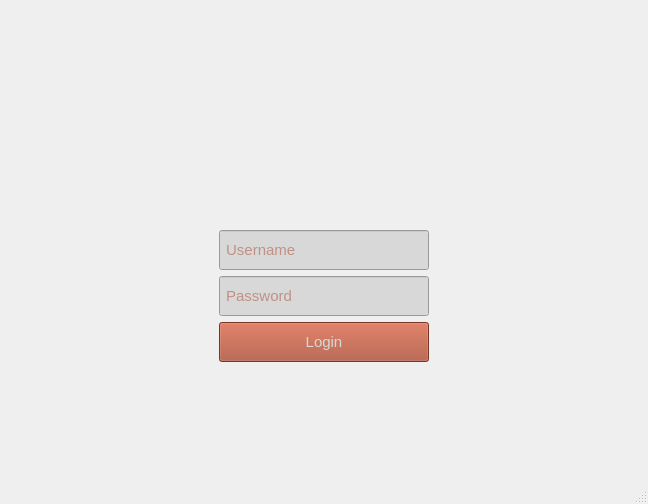
<?xml version="1.0" encoding="UTF-8"?>
<ui version="4.0">
 <class>MainWindow</class>
 <widget class="QMainWindow" name="MainWindow">
  <property name="geometry">
   <rect>
    <x>0</x>
    <y>0</y>
    <width>648</width>
    <height>504</height>
   </rect>
  </property>
  <property name="windowTitle">
   <string>Login</string>
  </property>
  <widget class="QWidget" name="centralwidget">
   <layout class="QVBoxLayout" name="verticalLayout">
    <item>
     <layout class="QGridLayout" name="gridLayout">
      <item row="2" column="0">
       <spacer name="horizontalSpacer">
        <property name="orientation">
         <enum>Qt::Horizontal</enum>
        </property>
        <property name="sizeHint" stdset="0">
         <size>
          <width>40</width>
          <height>20</height>
         </size>
        </property>
       </spacer>
      </item>
      <item row="5" column="1">
       <widget class="QLabel" name="label_3">
        <property name="text">
         <string/>
        </property>
       </widget>
      </item>
      <item row="4" column="1">
       <widget class="QPushButton" name="pushButton_Login">
        <property name="maximumSize">
         <size>
          <width>230</width>
          <height>40</height>
         </size>
        </property>
        <property name="font">
         <font>
          <family>Microsoft Sans Serif</family>
          <pointsize>11</pointsize>
         </font>
        </property>
        <property name="styleSheet">
         <string notr="true">background-color: rgb(168, 74, 50);
border-color: rgb(168, 74, 50);
color: rgb(216, 216, 216);</string>
        </property>
        <property name="text">
         <string>Login</string>
        </property>
       </widget>
      </item>
      <item row="0" column="1">
       <widget class="QLabel" name="label">
        <property name="text">
         <string/>
        </property>
       </widget>
      </item>
      <item row="2" column="1">
       <widget class="QLineEdit" name="lineEdit_Username">
        <property name="maximumSize">
         <size>
          <width>230</width>
          <height>40</height>
         </size>
        </property>
        <property name="font">
         <font>
          <family>Microsoft Sans Serif</family>
          <pointsize>11</pointsize>
         </font>
        </property>
        <property name="styleSheet">
         <string notr="true">background-color: rgb(216, 216, 216);
border-color: rgb(216, 216, 216);
color: rgb(168, 74, 50);</string>
        </property>
        <property name="placeholderText">
         <string> Username</string>
        </property>
       </widget>
      </item>
      <item row="3" column="1">
       <widget class="QLineEdit" name="lineEdit_Password">
        <property name="maximumSize">
         <size>
          <width>230</width>
          <height>40</height>
         </size>
        </property>
        <property name="font">
         <font>
          <family>Microsoft Sans Serif</family>
          <pointsize>11</pointsize>
         </font>
        </property>
        <property name="styleSheet">
         <string notr="true">background-color: rgb(216, 216, 216);
border-color: rgb(216, 216, 216);
color: rgb(168, 74, 50);</string>
        </property>
        <property name="echoMode">
         <enum>QLineEdit::Password</enum>
        </property>
        <property name="placeholderText">
         <string> Password </string>
        </property>
       </widget>
      </item>
      <item row="2" column="2">
       <spacer name="horizontalSpacer_2">
        <property name="orientation">
         <enum>Qt::Horizontal</enum>
        </property>
        <property name="sizeHint" stdset="0">
         <size>
          <width>40</width>
          <height>20</height>
         </size>
        </property>
       </spacer>
      </item>
      <item row="1" column="1">
       <widget class="QLabel" name="label_2">
        <property name="text">
         <string/>
        </property>
        <property name="pixmap">
         <pixmap resource="image.qrc">:/img/img/pngguru.com (2).png</pixmap>
        </property>
       </widget>
      </item>
     </layout>
    </item>
   </layout>
  </widget>
  <widget class="QStatusBar" name="statusbar"/>
 </widget>
 <resources>
  <include location="image.qrc"/>
 </resources>
 <connections/>
</ui>
